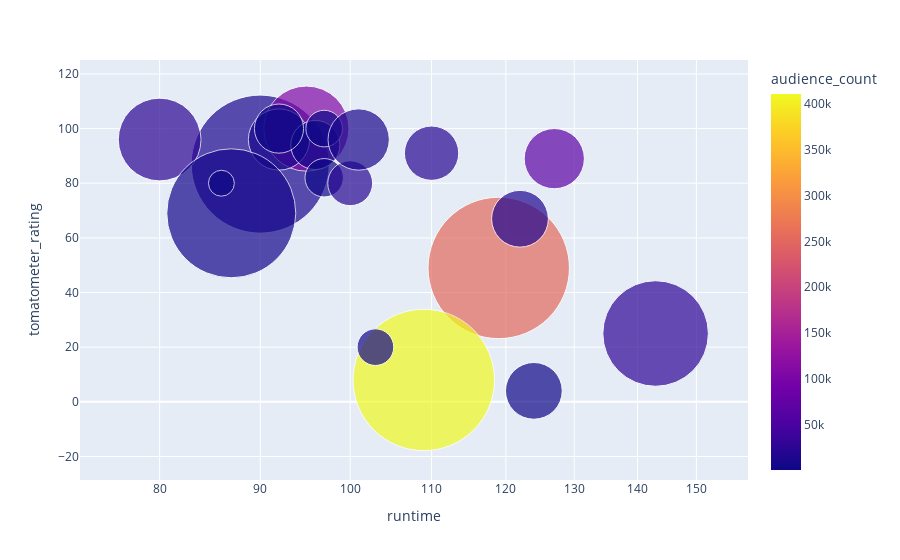

This figure's notebook cell:
### Code cell
production_fig2 = px.scatter(top_companies, x='runtime', y='tomatometer_rating',log_x=True, size='tomatometer_count',size_max=100, color='audience_count',hover_name='production_company')

production_fig2.show()

### Figure 1 — Plotly figure (JSON) as saved in the notebook; plotly's stock layout.template omitted (floating-point values rounded to 4 significant figures)
{"data": [{"hovertemplate": "<b>%{hovertext}</b><br><br>runtime=%{x}<br>tomatometer_rating=%{y}<br>tomatometer_count=%{marker.size}<br>audience_count=%{marker.color}<extra></extra>", "hovertext": ["20th Century Fox", "Sony Pictures Classics", "Waner Bros.", "Criterion Collection", "Disney", "Warner Bros. Pictures", "Gaumont British Distributors", "Columbia Pictures", "Excel Entertainment", "New Video Group", "United Artists", "Toho Company Ltd", "Paramount Pictures", "Magnolia Pictures", "Warner Home Video", "MGM Home Entertainment", "Fine Line Features", "VCI Entertainment", "Warner Bros. Pictures", "Eureka Entertainment Ltd"], "legendgroup": "", "marker": {"color": [254421, 11574, 14684, 105386, 68918, 411140, 23890, 9243, 4819, 486, 457, 21475, 20821, 25944, 335, 10563, 1935, 286, 6711, 1046], "coloraxis": "coloraxis", "size": [149, 142, 24, 54, 27, 149, 51, 28, 10, 18, 11, 15, 22, 83, 10, 28, 24, 18, 124, 5], "sizemode": "area", "sizeref": 0.0149, "symbol": "circle"}, "mode": "markers", "name": "", "orientation": "v", "showlegend": false, "type": "scatter", "x": [119, 90, 122, 95, 127, 109, 80, 92, 103, 96, 97, 100, 110, 143, 97, 101, 124, 92, 87, 86], "xaxis": "x", "y": [49, 87, 67, 100, 89, 8, 96, 96, 20, 94, 82, 80, 91, 25, 100, 96, 4, 100, 69, 80], "yaxis": "y"}], "layout": {"coloraxis": {"colorbar": {"title": {"text": "audience_count"}}, "colorscale": [[0, "#0d0887"], [0.1111, "#46039f"], [0.2222, "#7201a8"], [0.3333, "#9c179e"], [0.4444, "#bd3786"], [0.5556, "#d8576b"], [0.6667, "#ed7953"], [0.7778, "#fb9f3a"], [0.8889, "#fdca26"], [1, "#f0f921"]]}, "legend": {"itemsizing": "constant", "tracegroupgap": 0}, "margin": {"t": 60}, "xaxis": {"anchor": "y", "domain": [0, 1], "title": {"text": "runtime"}, "type": "log"}, "yaxis": {"anchor": "x", "domain": [0, 1], "title": {"text": "tomatometer_rating"}}}}
